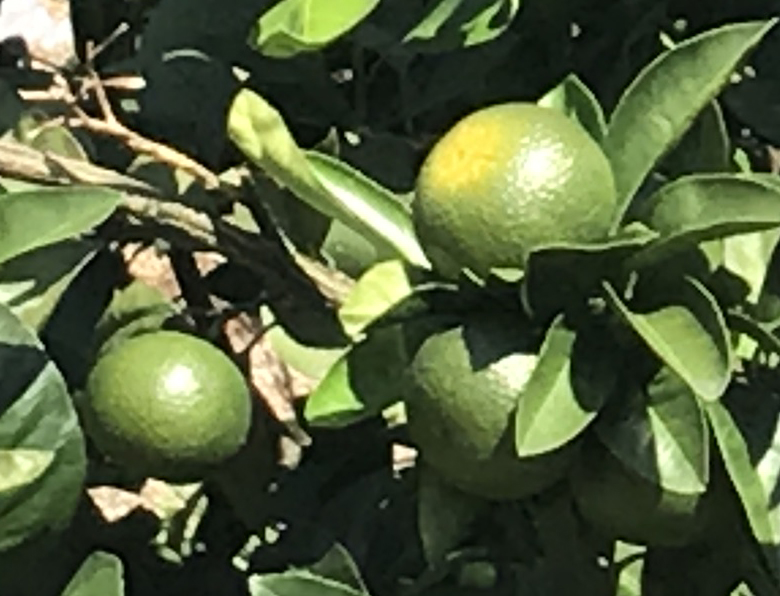
%> input picture fruit_set2/1/18.jpg, 780 x 596 px
$ octave test2.m   (GNU Octave 9; MATLAB toolbox functions it lacks are replaced by stand-ins)
%> lines starting %> are read from the running program, lines starting %| are printed output that depends on the picture; in (x1, y1, x2, y2) boxes, pixels count from 0 and x2, y2 are one past the last pixel; in counts of white or black regions, pixels touching at a corner belong together; the program's own positions count from 1
### bfilter2.m
%简单地说:
%A为给定图像，归一化到[0,1]的矩阵
%W为双边滤波器（核）的边长/2
%定义域方差σd记为SIGMA(1),值域方差σr记为SIGMA(2)

%%%%%%%%%%%%%%%%%%%%%%%%%%%%%%%%%%%%%%%%%%%%%%%%%%%%%%%%%%%%%
% Pre-process input and select appropriate filter.
function B = bfilter2(A,w,sigma)

% Verify that the input image exists and is valid.
if ~exist('A','var') || isempty(A)
   error('Input image A is undefined or invalid.');
end
if ~isfloat(A) || ~sum([1,3] == size(A,3)) || ...
      min(A(:)) < 0 || max(A(:)) > 1
   error(['Input image A must be a double precision ',...
          'matrix of size NxMx1 or NxMx3 on the closed ',...
          'interval [0,1].']);
end

% Verify bilateral filter window size.
if ~exist('w','var') || isempty(w) || ...
      numel(w) ~= 1 || w < 1
   w = 5;
end
w = ceil(w);

% Verify bilateral filter standard deviations.
if ~exist('sigma','var') || isempty(sigma) || ...
      numel(sigma) ~= 2 || sigma(1) <= 0 || sigma(2) <= 0
   sigma = [3 0.1];
end

% Apply either grayscale or color bilateral filtering.
if size(A,3) == 1
   B = bfltGray(A,w,sigma(1),sigma(2));
else
   B = bfltColor(A,w,sigma(1),sigma(2));
end


%%%%%%%%%%%%%%%%%%%%%%%%%%%%%%%%%%%%%%%%%%%%%%%%%%%%%%%%%%%%%
% Implements bilateral filtering for grayscale images.
function B = bfltGray(A,w,sigma_d,sigma_r)

% Pre-compute Gaussian distance weights.
[X,Y] = meshgrid(-w:w,-w:w);
%创建核距离矩阵，e.g.
%  [x,y]=meshgrid(-1:1,-1:1)
%
% x =
%
%     -1     0     1
%     -1     0     1
%     -1     0     1
%
%
% y =
%
%     -1    -1    -1
%      0     0     0
%      1     1     1
%计算定义域核
G = exp(-(X.^2+Y.^2)/(2*sigma_d^2));

% Create waitbar.
h = waitbar(0,'Applying bilateral filter...');
set(h,'Name','Bilateral Filter Progress');

% Apply bilateral filter.
%计算值域核H 并与定义域核G 乘积得到双边权重函数F
dim = size(A);
B = zeros(dim);
for i = 1:dim(1)
   for j = 1:dim(2)

         % Extract local region.
         iMin = max(i-w,1);
         iMax = min(i+w,dim(1));
         jMin = max(j-w,1);
         jMax = min(j+w,dim(2));
         %定义当前核所作用的区域为(iMin:iMax,jMin:jMax)
         I = A(iMin:iMax,jMin:jMax);%提取该区域的源图像值赋给I

         % Compute Gaussian intensity weights.
         H = exp(-(I-A(i,j)).^2/(2*sigma_r^2));

         % Calculate bilateral filter response.
         F = H.*G((iMin:iMax)-i+w+1,(jMin:jMax)-j+w+1);
         B(i,j) = sum(F(:).*I(:))/sum(F(:));

   end
   waitbar(i/dim(1));
end

% Close waitbar.
close(h);


%%%%%%%%%%%%%%%%%%%%%%%%%%%%%%%%%%%%%%%%%%%%%%%%%%%%%%%%%%%%%
% Implements bilateral filter for color images.
% [59 lines left out: function bfltColor, not called in this run]

### fruit_set2/4/edge_enhance.m
function [ I2 ] = edge_enhance( I )
% I = rgb2gray(I);
% imshow(I);
I2 = I;
BW1 = edge(I,'Canny',0.1,'horizontal',0.1);

se = strel('square',1);
BW1 = imdilate(BW1,se,2);
BW1 = imerode(BW1,se,2);
% BW1 = imdilate(BW1,se,2);

L = bwlabel(BW1);
S = regionprops(L, 'all');
BW2 = ismember(L, find([S.Area]>=100 ));


for i = 1:size(BW2,1)

for j = 1:size(BW2,2)

   pixel = BW2(i,j);
   if(pixel == 1)

       I2(i,j) = 0;


   end

end

end


% figure
% imshowpair(BW2,I2,'montage')


end

### fruit_set2/19/bi_process.m
function [ bw,num,S ] = bi_process( im, threshold )

%the input im must be a gray-scale image
%the threshold ranges 0-255

j = im2bw(im,threshold/255);
se = strel('square',5);
j = imdilate(j,se);
j = imerode(j,se);
L = bwlabel(j);
S = regionprops(L, 'all');
bw = ismember(L, find([S.Area]>=20 ));
S = regionprops(bw, 'all');
[bw,num] = bwlabel(bw);


end

### fruit_set2/17/seg_bw.m
function [ output_bw,o_innerID ] = seg_bw( bw_a,bw_b,dist )

S = regionprops(bw_a, 'all');
[bw1,num1] = bwlabel(bw_a);
S2 = regionprops(bw_b, 'all');
[bw2,num2] = bwlabel(bw_b);

innerID = find_index(bw1,bw2);

% [25 lines of commented-out code are left out]
  for n = 1:size(innerID,2)
      if length(innerID{n})==3
          index = innerID{n};
          % solve the problem of 2 regions mergin into 1
            mother_bw = S(index(1)).PixelList;
            child_1  = S2(index(2)).PixelList;
            child_2  = S2(index(3)).PixelList;
            ridge =ridgeList(mother_bw,child_1,child_2,dist);
            bw1 = PixelList2im(bw1,ridge,0);

      elseif length(innerID{n})>3
           index = innerID{n};
           mother_bw = S(index(1)).PixelList;
           child_num = length(index)-1;
           child = {};
           for k = 1:child_num
               child{length(child)+1} = S2(index(k+1)).PixelList;
           end

           for a = 1:child_num-1
               for b = (a+1):child_num
                   child_1 = child{a};
                   child_2 = child{b};
                   ridge =ridgeList(mother_bw,child_1,child_2,dist);
                   if_e = false;
                   for e = 1:child_num
                      child_check = child{e};
                      if_e = if_exist(child_check,ridge);
                         if if_e == true
                            break;
                         end
                   end
                   if if_e == false
                    bw1 = PixelList2im(bw1,ridge,0);
                   end
               end
           end

      end
  end

  output_bw = bw1;

  S = regionprops(bw1, 'all');
  [bw1,num1] = bwlabel(bw1);

  clear  innerID ;

  o_innerID = find_index(bw1,bw2);
  % [24 lines of commented-out code are left out]

end

### fruit_set2/14/find_index.m
function [ output_args ] = find_index( bw1,bw2 )

S = regionprops(bw1, 'all');
[bw1,num1] = bwlabel(bw1);
S2 = regionprops(bw2, 'all');
[bw2,num2] = bwlabel(bw2);

innerID = {};
 for n = 1:num1
     innerID{length(innerID)+1} = [n];
 end
  check = ones(num2,1);
  while(sum(check)>0)
        for m = 1:size(bw2,1)
            for n = 1:size(bw2,2)

                numIn2 = bw2(m,n);
                numIn1 = bw1(m,n);

                if(numIn2~=0 & numIn1~=0)
                    Nindex = innerID{1,numIn1};
                    if(ismember(numIn2,Nindex(2:end,1))==0)
                        innerID{numIn1} = [innerID{numIn1};numIn2];
                        check(numIn2)=0;
                    end
                end

            end
        end
  end

output_args = innerID;
end

### fruit_set2/4/test2.m
J=imread('18.jpg');
%> J is the input picture: size 596x780x3 uint8; mean R, G, B 82.7, 94.5, 60.1
I = rgb2gray(J);
imsize = 400*300;
imsize_real = size(I,1)*size(I,2);
%> imsize_real = 464880
alpha = sqrt(imsize_real/imsize);
%> alpha = 1.97
I = imresize(I,[size(I,1)/alpha,size(I,2)/alpha]);
%> I: size 303x397 uint8
%to enhance the edge in order to seperate different obj

I=double(I)/255;
%> I: size 303x397 double

%bilateral filter
w = 3;       % bilateral filter half-width
sigma = [10 1]; % bilateral filter standard deviations
Is=bfilter2(I,w,sigma);
Is = edge_enhance(Is);
%> in edge_enhance, `BW1 = edge(I,'Canny',0.1,'horizontal',0.1);`:
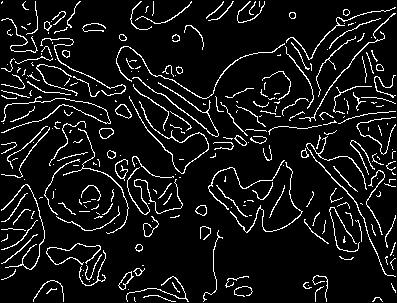
%> BW1: size 303x397 logical; 8.4% white in thin lines or dots
%> in edge_enhance, `L = bwlabel(BW1);`: L: size 303x397 double; 282 distinct labels, from 0 to 281
%> in edge_enhance, `S = regionprops(L, 'all');`: S = 281 regions; largest, box (x1, y1, x2, y2), Area, Centroid, MajorAxisLength, MinorAxisLength and Eccentricity: (306, 136, 396, 277) 335 [347 190] 180.4 39.45 0.976, (116, 43, 285, 99) 300 [187.7 69.5] 206.9 61.6 0.955, (129, 96, 209, 174) 296 [169.4 138.2] 107.6 43.81 0.913
%> in edge_enhance, `BW2 = ismember(L, find([S.Area]>=100 ));`: BW2: size 303x397 logical; 3.4% white in thin lines or dots
%> after the loop in edge_enhance, `for i = 1:size(BW2,1)`:
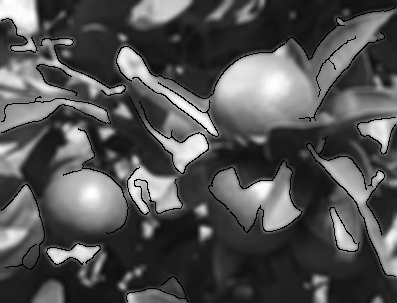
%> I2: size 303x397 double; min 0, max 0.997, mean 0.326


[bw,num,S] = bi_process(Is,125);
%> in bi_process, `j = im2bw(im,threshold/255);`: j: size 303x397 logical; 27.2% white; 67 white regions (31 under 20 px), largest, box (x1, y1, x2, y2) and area: (214, 13, 391, 125) 7033, (53, 124, 125, 224) 3724, (0, 39, 125, 132) 3723
%> in bi_process, `j = imdilate(j,se);`: j: size 303x397 logical; 38.6% white; 39 white regions, largest, box (x1, y1, x2, y2) and area: (115, 11, 393, 175) 13642, (51, 122, 184, 226) 7183, (0, 37, 127, 134) 5726
%> in bi_process, `j = imerode(j,se);`: j: size 303x397 logical; 28.3% white; 45 white regions (13 under 20 px)
%> in bi_process, `L = bwlabel(j);`:
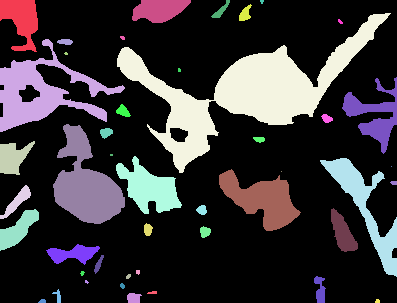
%> L: size 303x397 double; 46 distinct labels, from 0 to 45; one colour per label, 0 black
%> in bi_process, `S = regionprops(L, 'all');`: S = 45 regions; largest, box (x1, y1, x2, y2), Area, Centroid, MajorAxisLength, MinorAxisLength and Eccentricity: (117, 13, 391, 173) 11082 [246.3 92.3] 266.4 103.7 0.921, (0, 39, 125, 132) 3990 [42.7 93.1] 123.9 75.68 0.792, (53, 124, 125, 224) 3800 [86.3 184.4] 103.8 59.74 0.818
%> in bi_process, `bw = ismember(L, find([S.Area]>=20 ));`: bw: size 303x397 logical; 28.2% white; 32 white regions
%> in bi_process, `S = regionprops(bw, 'all');`: S = 32 regions; largest, box (x1, y1, x2, y2), Area, Centroid, MajorAxisLength, MinorAxisLength and Eccentricity: (117, 13, 391, 173) 11082 [246.3 92.3] 266.4 103.7 0.921, (0, 39, 125, 132) 3990 [42.7 93.1] 123.9 75.68 0.792, (53, 124, 125, 224) 3800 [86.3 184.4] 103.8 59.74 0.818
%> in bi_process, `[bw,num] = bwlabel(bw);`:
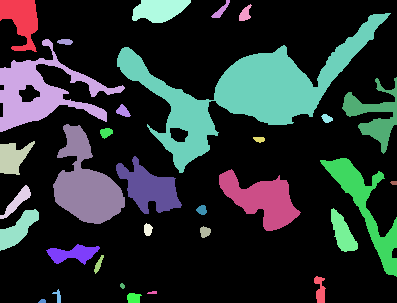
%> bw: size 303x397 double; 33 distinct labels, from 0 to 32; one colour per label, 0 black
%> in bi_process, `[bw,num] = bwlabel(bw);`: num = 32
%> num = 32
rgb = label2rgb(bw,'jet',[.5 .5 .5]);
figure
imshow(rgb);


[bw2,num2,S2] = bi_process(Is,130);
%> call 2 of bi_process, with threshold = 130
%> in bi_process (call 2), `j = im2bw(im,threshold/255);`: j: size 303x397 logical; 25.7% white; 64 white regions (25 under 20 px), largest, box (x1, y1, x2, y2) and area: (215, 45, 319, 125) 5365, (0, 49, 125, 132) 3337, (117, 47, 218, 173) 3312
%> in bi_process (call 2), `j = imdilate(j,se);`: j: size 303x397 logical; 36.9% white; 42 white regions, largest, box (x1, y1, x2, y2) and area: (213, 11, 392, 127) 8190, (52, 122, 184, 225) 6910, (0, 37, 127, 134) 5376
%> in bi_process (call 2), `j = imerode(j,se);`: j: size 303x397 logical; 26.7% white; 47 white regions (14 under 20 px)
%> in bi_process (call 2), `L = bwlabel(j);`:
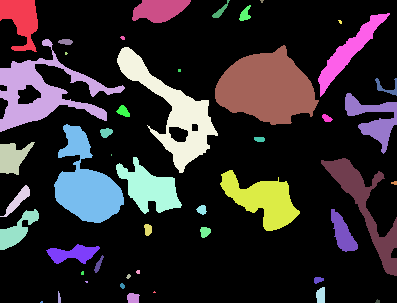
%> L: size 303x397 double; 48 distinct labels, from 0 to 47; one colour per label, 0 black
%> in bi_process (call 2), `S = regionprops(L, 'all');`: S = 47 regions; largest, box (x1, y1, x2, y2), Area, Centroid, MajorAxisLength, MinorAxisLength and Eccentricity: (215, 45, 319, 125) 5378 [267.3 88.7] 99.97 70.62 0.708, (0, 39, 125, 132) 3744 [43.7 92.9] 123.7 75.96 0.789, (117, 47, 218, 173) 3714 [173.6 112.5] 150.1 56.9 0.925
%> in bi_process (call 2), `bw = ismember(L, find([S.Area]>=20 ));`: bw: size 303x397 logical; 26.5% white; 33 white regions
%> in bi_process (call 2), `S = regionprops(bw, 'all');`: S = 33 regions; largest, box (x1, y1, x2, y2), Area, Centroid, MajorAxisLength, MinorAxisLength and Eccentricity: (215, 45, 319, 125) 5378 [267.3 88.7] 99.97 70.62 0.708, (0, 39, 125, 132) 3744 [43.7 92.9] 123.7 75.96 0.789, (117, 47, 218, 173) 3714 [173.6 112.5] 150.1 56.9 0.925
%> in bi_process (call 2), `[bw,num] = bwlabel(bw);`:
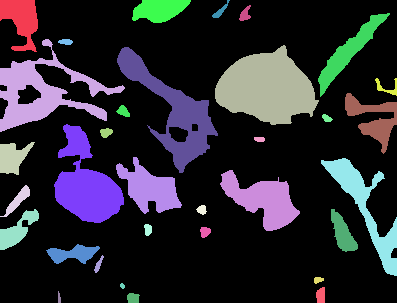
%> bw: size 303x397 double; 34 distinct labels, from 0 to 33; one colour per label, 0 black
%> in bi_process (call 2), `[bw,num] = bwlabel(bw);`: num = 33
%> num2 = 33; S2 has the same summary as S in bi_process
rgb = label2rgb(bw2,'jet',[.5 .5 .5]);
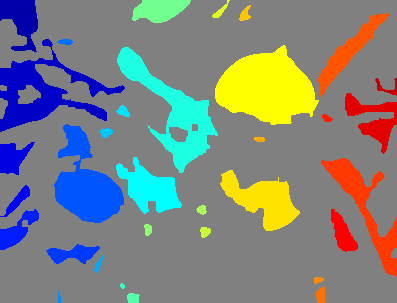
%> rgb: size 303x397x3 uint8; mean R, G, B 125.3, 130.7, 127.3
figure
imshow(rgb);


[bw_new, ix] = seg_bw(bw,bw2,2);
%> in seg_bw, `S = regionprops(bw_a, 'all');`: S = 32 regions; largest, box (x1, y1, x2, y2), Area, Centroid, MajorAxisLength, MinorAxisLength and Eccentricity: (117, 13, 391, 173) 11082 [246.3 92.3] 266.4 103.7 0.921, (0, 39, 125, 132) 3990 [42.7 93.1] 123.9 75.68 0.792, (53, 124, 125, 224) 3800 [86.3 184.4] 103.8 59.74 0.818
%> in seg_bw, `[bw1,num1] = bwlabel(bw_a);`: num1 = 32
%> in seg_bw, `S2 = regionprops(bw_b, 'all');`: S2 = 33 regions; largest, box (x1, y1, x2, y2), Area, Centroid, MajorAxisLength, MinorAxisLength and Eccentricity: (215, 45, 319, 125) 5378 [267.3 88.7] 99.97 70.62 0.708, (0, 39, 125, 132) 3744 [43.7 92.9] 123.7 75.96 0.789, (117, 47, 218, 173) 3714 [173.6 112.5] 150.1 56.9 0.925
%> in seg_bw, `[bw2,num2] = bwlabel(bw_b);`: num2 = 33
%> in find_index, `[bw1,num1] = bwlabel(bw1);`: num1 = 32
%> in find_index, `[bw2,num2] = bwlabel(bw2);`: num2 = 33
%> the loop in find_index, `for n = 1:num1` made 32 passes
%> after the loop in find_index, `for n = 1:num1`: innerID = 32 items
%> the loop in find_index, `while(sum(check)>0)` made 1 pass
%> after the loop in find_index, `while(sum(check)>0)`: Nindex = [27; 26; 27]; check = 33 values from 0 to 0
%> in find_index, `output_args = innerID;`: output_args = 32 items
%> (the run ends here)
